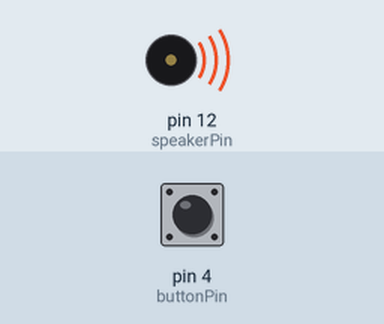
Simulated run of this sketch. Board: Arduino Uno, built with avr-gcc and run on an emulated ATmega328P. Shown: buzzer (waves = sounding). The test bench sets the inputs (shaded band); at power-on: pin 4 (buttonPin) HIGH.

Above: at 0.1 s.
At 5.1 s:
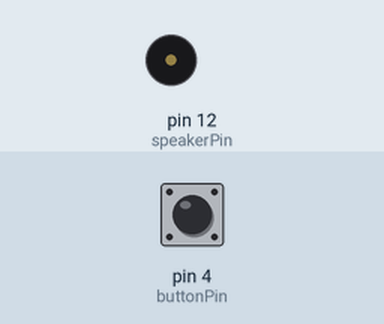
Timing chart, 0 to 6.6 s (numbered marks = the images above):
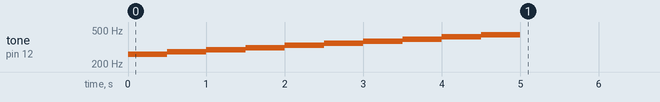

The sketch:

sound_test.ino
```cpp
int speakerPin = 12;
int buttonPin = 4;

int play = 1;
int numTones = 10;
int tones[] = {261, 277, 294, 311, 330, 349, 370, 392, 415, 440};
//            mid C  C#   D    D#   E    F    F#   G    G#   A

int Pressed()
{
  int pressed = 0;
  if (digitalRead(4) == HIGH)
  {
    delay(100);
    pressed = 1;
  }
  else
    pressed = 0;

    return pressed;
}

void setup()
{
  pinMode(4, INPUT_PULLUP);
  for (int i = 0; i < numTones; i++)
  {
    tone(speakerPin, tones[i]);
    delay(500);
  }
  noTone(speakerPin);
}

void loop()
{
 while(play == 1)
 {
  for (int i = 0; i < numTones; i++)
  {
    if (Pressed() == 1)
    {
      play = 0;
      break;
    }
    tone(speakerPin, tones[i]);
    delay(500);
  }
  noTone(speakerPin);

  for (int i = numTones-1; i>=0; i--)
  {
    if (Pressed() == 1)
    {
      play = 0;
      break;
    }
    tone(speakerPin, tones[i]);
    delay(500);
  }
  noTone(speakerPin);
  }

  if (play == 0){
    if (Pressed() == 1)
      {
        delay(100);
        play = 1;
      }}
}
```
